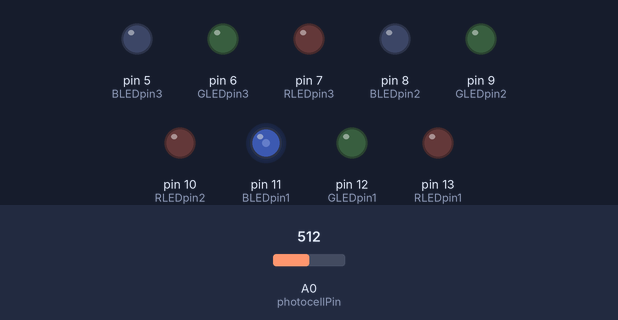
A sketch run on a simulated Arduino Uno, built with avr-gcc and run on an emulated ATmega328P. Shown: output pins drawn as LEDs (lit = HIGH). Inputs (shaded band) come from the test bench; at power-on: A0 (photocellPin) = 512. Random numbers use the default seed unless the sketch sets one; what the sketch prints to the serial monitor is not drawn.

Above: at 1.25 s.
1.3 s: A0 (photocellPin) set to 415
At 1.47 s:
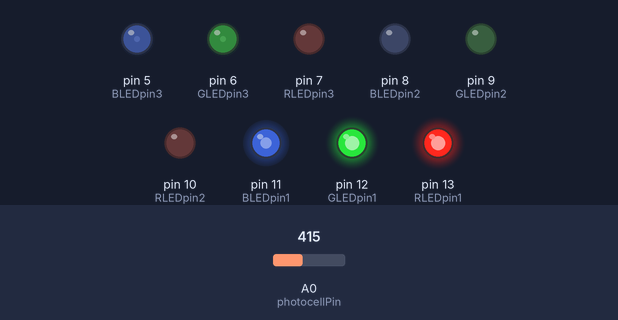
4.3 s: A0 (photocellPin) set to 389
6.5 s: A0 (photocellPin) set to 511
At 7.32 s:
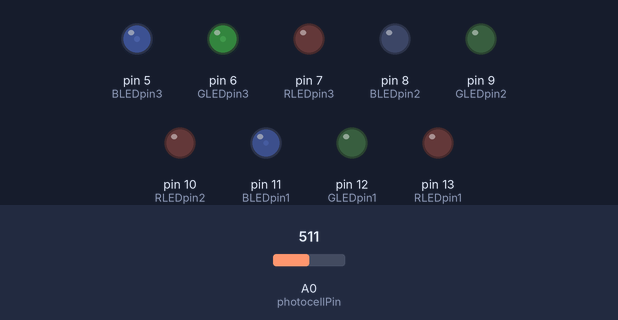
9.5 s: A0 (photocellPin) set to 125
At 10.2 s:
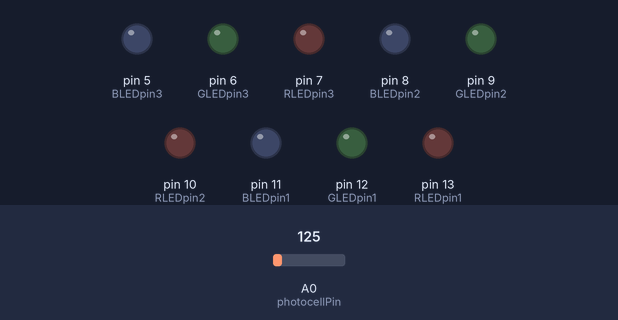
11.1 s: A0 (photocellPin) set to 135
12.9 s: A0 (photocellPin) set to 156
At 13.06 s:
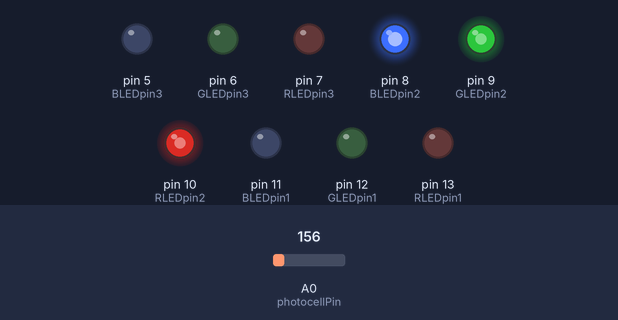
Timing chart, 0 to 47.7 s (numbered marks = the images above; inputs shaded):
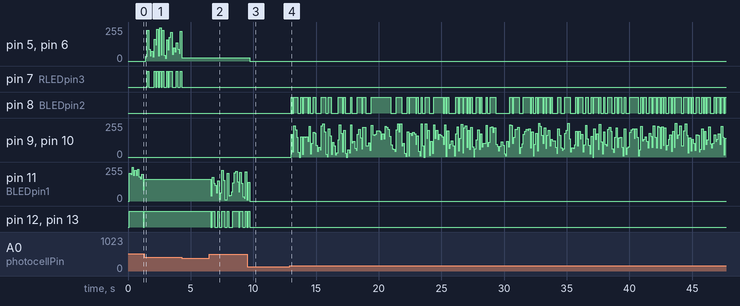

Measured:
- the behaviour switches between 144 and 145 on A0 (photocellPin) (found by bisection; images 3 and 4)
- after the input at 1.3 s, pin 5 (BLEDpin3), pin 6 (GLEDpin3): 0/255 → 34/255 after 0.12 s, → 230/255 0.11 s later, → 90/255 0.11 s later, → 39/255 0.11 s later, … (27 changes in this stretch); pin 7 (RLEDpin3): LOW → HIGH after 0.23 s, → LOW 0.11 s later, → HIGH 0.44 s later, → LOW 0.11 s later, … (18 changes in this stretch)
- after the input at 4.3 s, every drawn part: stays the same
- after the input at 6.5 s, pin 11 (BLEDpin1): 165/255 → 41/255 after 0.11 s, → 180/255 0.11 s later, → 132/255 0.11 s later, → 117/255 0.11 s later, … (27 changes in this stretch); pin 12 (GLEDpin1), pin 13 (RLEDpin1): HIGH → LOW after 0.11 s, → HIGH 0.11 s later, → LOW 0.22 s later, → HIGH 0.22 s later, … (15 changes in this stretch)
- after the input at 9.5 s, pin 5 (BLEDpin3), pin 6 (GLEDpin3): 24/255 → 0/255 after 0.20 s
- after the input at 11.1 s, every drawn part: stays the same
- after the input at 12.9 s, pin 8 (BLEDpin2): LOW → HIGH after 0.11 s, → LOW 0.11 s later, → HIGH 0.11 s later, → LOW 0.33 s later, … (151 changes in this stretch); pin 9 (GLEDpin2), pin 10 (RLEDpin2): 0/255 → 172/255 after 0.11 s, → 38/255 0.11 s later, → 234/255 0.11 s later, → 206/255 0.11 s later, … (311 changes in this stretch)

The sketch:

FinalProject_Meditate.ino
```cpp
int photocellPin = 0;
int photocellReading;
int RLEDpin1 = 13; // first RGB LED
int GLEDpin1 = 12;
int BLEDpin1 = 11;
int RLEDpin2 = 10; //Second RGB LED
int GLEDpin2 = 9;
int BLEDpin2 = 8;
int RLEDpin3 = 7; //Third RGB LED
int GLEDpin3 = 6;
int BLEDpin3 = 5;
int RandomNum;
int photocellValue;

void setup() {
  // RGB LED LIGHTS
  pinMode(RLEDpin1, OUTPUT); //FIRST RGB
  pinMode(GLEDpin1, OUTPUT);
  pinMode(BLEDpin1, OUTPUT);
  pinMode(RLEDpin2, OUTPUT); //SECOND RGB
  pinMode(GLEDpin2, OUTPUT);
  pinMode(BLEDpin2, OUTPUT);
  pinMode(RLEDpin3, OUTPUT); //THIRD RGB
  pinMode(GLEDpin3, OUTPUT);
  pinMode(BLEDpin3, OUTPUT);
  randomSeed(analogRead(0));

//photocell
  Serial.begin(9600);


}

void loop() {
  photocellReading = analogRead(photocellPin);
  photocellValue = map(photocellReading, 0, 1023, 0, 255);
  delay(100);  //keep this small delay in
  //Serial.println(photocellValue);
 Serial.write(photocellValue);
 RandomNum = random(0,255);


  if (photocellValue > 0 && photocellValue < 35){
  RGB_color(LOW, LOW, LOW);
  RGB_color2(LOW, LOW, LOW);
  RGB_color3(LOW, LOW, LOW);
  delay(10);
  } else if(photocellValue > 35 && photocellValue < 75){
  RGB_color2(RandomNum, RandomNum, RandomNum);
  delay(10);
  } else if(photocellValue > 100 && photocellValue < 115){
  RGB_color3(RandomNum, RandomNum, RandomNum);
  delay(10);
  } else if(photocellValue > 115 && photocellValue < 135){
  RGB_color(RandomNum, RandomNum, RandomNum);
  delay(10);
  } else if(photocellValue > 135 && photocellValue < 165){
  RGB_color2(RandomNum, RandomNum, RandomNum);
  delay(10);
  } else if(photocellValue > 165 && photocellValue < 195){
  RGB_color3(RandomNum, RandomNum, RandomNum);
  delay(10);
  } else if(photocellValue > 195 && photocellValue < 210){
  RGB_color(RandomNum, RandomNum, RandomNum);
  delay(10);
  }  else if(photocellValue > 210 && photocellValue < 230){
  RGB_color2(RandomNum, RandomNum, RandomNum);
  delay(10);
  } else if(photocellValue > 230 && photocellValue < 255){
  RGB_color3(RandomNum, RandomNum, RandomNum);
  delay(10);
  }
}


void RGB_color(int red_value, int green_value, int blue_value)
 {
  analogWrite(RLEDpin1, red_value);
  analogWrite(GLEDpin1, green_value);
  analogWrite(BLEDpin1, blue_value);
}

void RGB_color2(int red_value2, int green_value2, int blue_value2)
 {
  analogWrite(RLEDpin2, red_value2);
  analogWrite(GLEDpin2, green_value2);
  analogWrite(BLEDpin2, blue_value2);
}

void RGB_color3(int red_value3, int green_value3, int blue_value3)
 {
  analogWrite(RLEDpin3, red_value3);
  analogWrite(GLEDpin3, green_value3);
  analogWrite(BLEDpin3, blue_value3);
}
```
